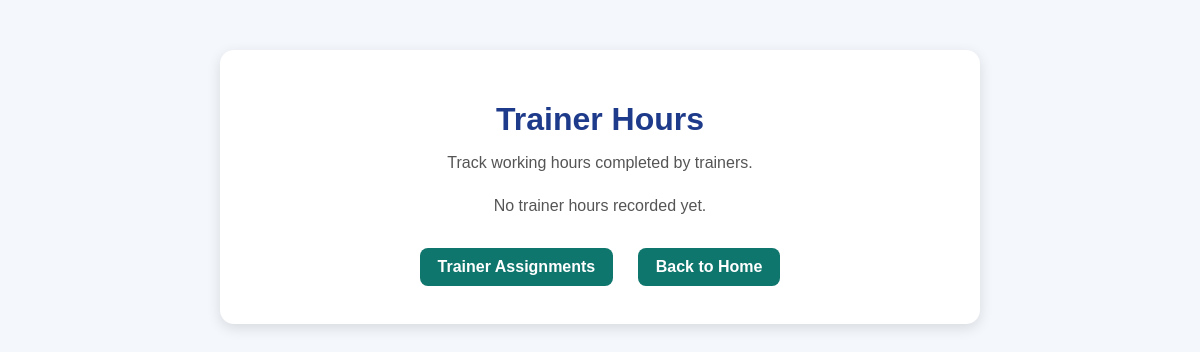
The app's page /trainers/hours/, older data.
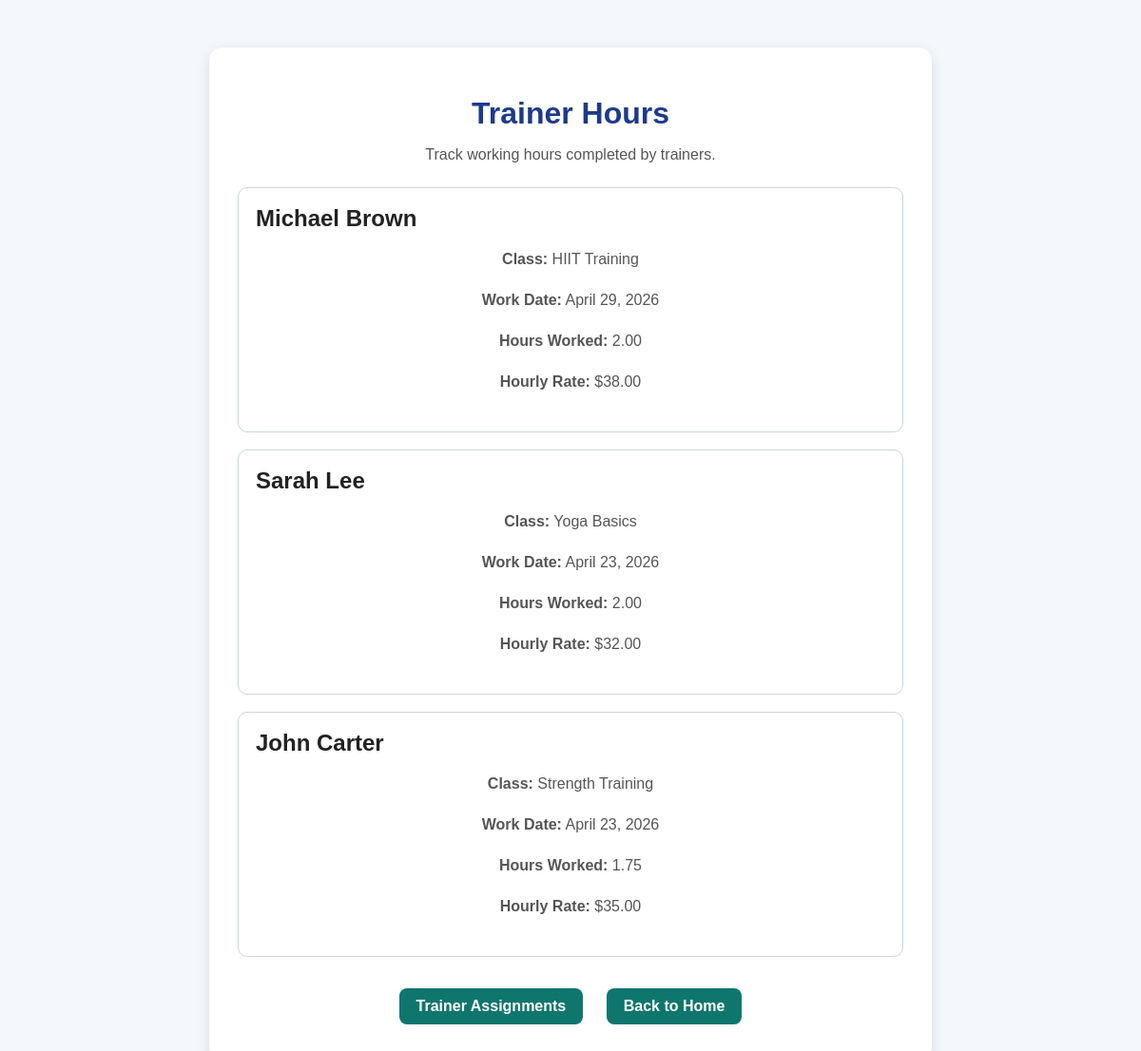
The same page, newer data.
### trainers/models.py (models this page shows, shortened)
class TrainerHour(models.Model):
    trainer = models.ForeignKey(Trainer, on_delete=models.CASCADE)
    gym_class = models.ForeignKey(GymClass, on_delete=models.CASCADE)
    hours_worked = models.DecimalField(max_digits=5, decimal_places=2)
    work_date = models.DateField()

class Trainer(models.Model):
    name = models.CharField(max_length=100)
    specialty = models.CharField(max_length=100)
    hourly_rate = models.DecimalField(max_digits=8, decimal_places=2)

### classes_app/models.py (models this page shows, shortened)
class GymClass(models.Model):
    title = models.CharField(max_length=100)
    description = models.TextField()
    class_date = models.DateField()
    class_time = models.TimeField()
    capacity = models.IntegerField()

### trainers/views.py (the view)
# urls.py: path('hours/', views.trainer_hours, name='trainer_hours'),
def trainer_hours(request):
    hours = TrainerHour.objects.select_related('trainer', 'gym_class').all().order_by('-work_date')
    return render(request, 'trainers/trainer_hours.html', {'hours': hours})

### trainers/templates/trainers/trainer_hours.html (shortened to what this page needs)
{% load static %}
<!DOCTYPE html>
<html lang="en">
<head>
    <link rel="stylesheet" href="{% static 'members/style.css' %}">
</head>
<body>
    <div class="container">
        <h1>Trainer Hours</h1>
        <p>Track working hours completed by trainers.</p>
        {% for item in hours %}
            <div style="border: 1px solid #cbd5e1; border-radius: 10px; padding: 18px; margin-bottom: 18px;">
                <h2 style="margin-top: 0;">{{ item.trainer.name }}</h2>
                <p><strong>Class:</strong> {{ item.gym_class.title }}</p>
                <p><strong>Work Date:</strong> {{ item.work_date }}</p>
                <p><strong>Hours Worked:</strong> {{ item.hours_worked }}</p>
                <p><strong>Hourly Rate:</strong> ${{ item.trainer.hourly_rate }}</p>
            </div>
        {% empty %}
            <p>No trainer hours recorded yet.</p>
        {% endfor %}
        <div class="nav-links">
            <a href="/trainers/assignments/">Trainer Assignments</a>
            <a href="/">Back to Home</a>
        </div>
    </div>
</body>
</html>

Row changes from the older to the newer data that the page shows:
added TrainerHour: trainer.name "Michael Brown", gym_class "HIIT Training", work_date "April 29, 2026", hours_worked "2.00", trainer.hourly_rate "38.00"
added TrainerHour: trainer.name "Sarah Lee", gym_class "Yoga Basics", work_date "April 23, 2026", hours_worked "2.00", trainer.hourly_rate "32.00"
added TrainerHour: trainer.name "John Carter", gym_class "Strength Training", work_date "April 23, 2026", hours_worked "1.75", trainer.hourly_rate "35.00"
Text that changed along with them:
text no longer shown: "No trainer hours recorded yet."
